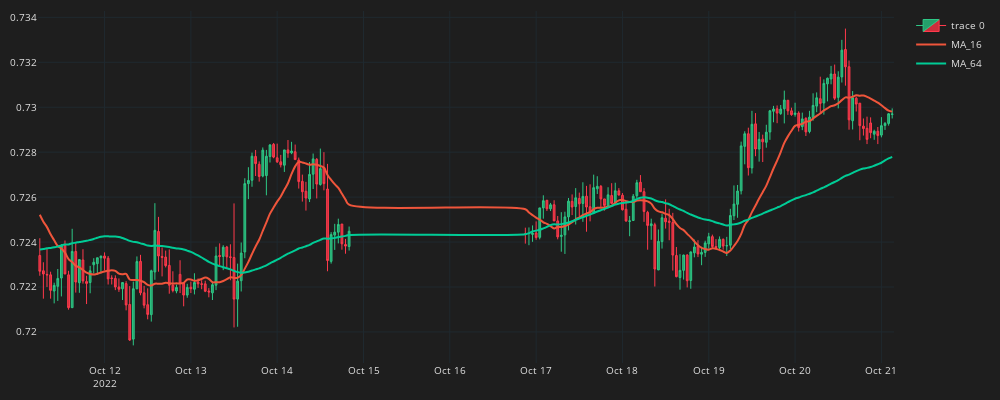

This figure's notebook cell:
### Code cell
fig = go.Figure()
fig.add_trace(go.Candlestick(
    x=df_plot.time, open=df_plot.mid_o, high=df_plot.mid_h, low=df_plot.mid_l, close=df_plot.mid_c,
    line=dict(width=1),opacity=1,
    increasing_fillcolor='#24A06B',
    decreasing_fillcolor='#CC2E3C',
    increasing_line_color='#2EC886',
    decreasing_line_color='#FF3A4C'
))
for ma in ma_list: 
    col = f"MA_{ma}"
    fig.add_trace(go.Scatter(x=df_plot.time, 
        y=df_plot[col],
        line=dict( width=2),
        line_shape='spline',
        name=col
    ))
fig.update_layout(width=1000,height=400,
    margin=dict(l=10,r=10,b=10,t=10), 
    font = dict(size=10,color="#e1e1e1"),
    paper_bgcolor='#1e1e1e', 
    plot_bgcolor='#1e1e1e'      
    )
fig.update_xaxes(
    gridcolor='#1f292f',
    showgrid=True,fixedrange=True,rangeslider=dict(visible=False)
)
fig.update_yaxes(
    gridcolor='#1f292f',
    showgrid=True
)
fig.show()

### Figure 1 — Plotly figure (JSON) as saved in the notebook; plotly's stock layout.template omitted (floating-point values rounded to 4 significant figures; data arrays with more than 128 entries replaced by an {"elided": "..."} marker saying what was removed)
{"data": [{"close": {"elided": "190 float values"}, "decreasing": {"fillcolor": "#CC2E3C", "line": {"color": "#FF3A4C"}}, "high": {"elided": "190 float values"}, "increasing": {"fillcolor": "#24A06B", "line": {"color": "#2EC886"}}, "line": {"width": 1}, "low": {"elided": "190 float values"}, "opacity": 1, "open": {"elided": "190 float values"}, "type": "candlestick", "x": {"elided": "190 str values"}}, {"line": {"shape": "spline", "width": 2}, "name": "MA_16", "type": "scatter", "x": {"elided": "190 str values"}, "y": {"elided": "190 float values"}}, {"line": {"shape": "spline", "width": 2}, "name": "MA_64", "type": "scatter", "x": {"elided": "190 str values"}, "y": {"elided": "190 float values"}}], "layout": {"font": {"color": "#e1e1e1", "size": 10}, "height": 400, "margin": {"b": 10, "l": 10, "r": 10, "t": 10}, "paper_bgcolor": "#1e1e1e", "plot_bgcolor": "#1e1e1e", "width": 1000, "xaxis": {"fixedrange": true, "gridcolor": "#1f292f", "rangeslider": {"visible": false}, "showgrid": true}, "yaxis": {"gridcolor": "#1f292f", "showgrid": true}}}
